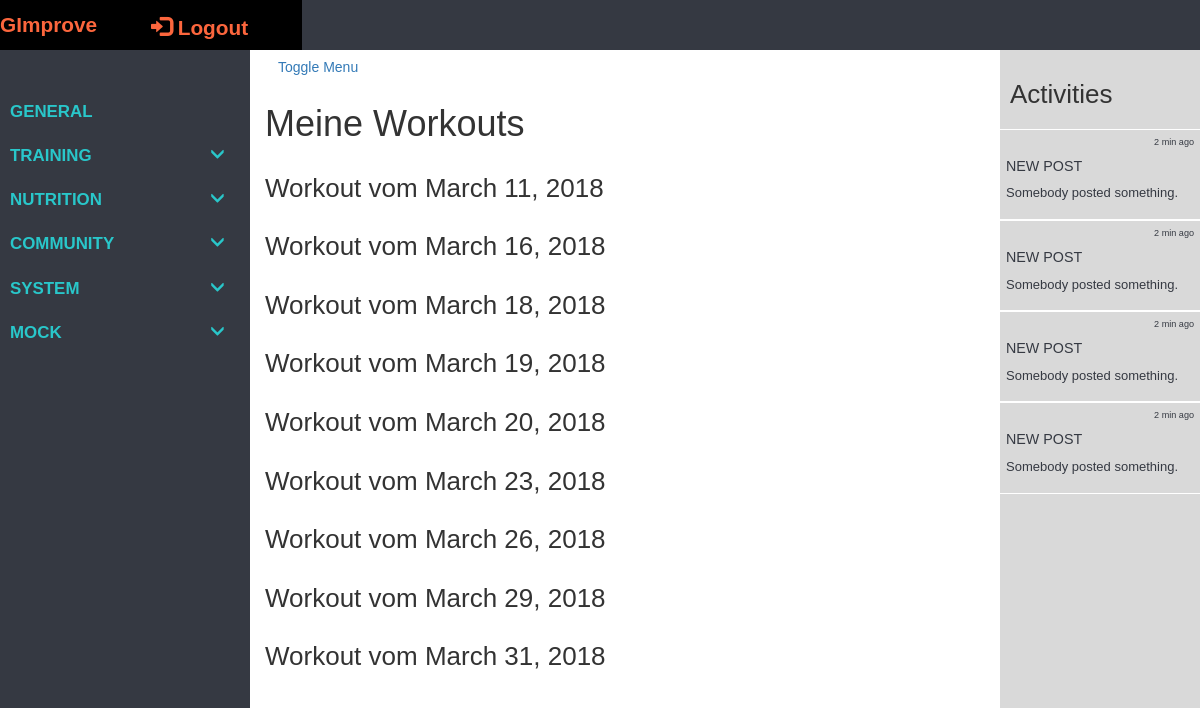
The app's page /tracker/training_units/1 (signed in), older data.
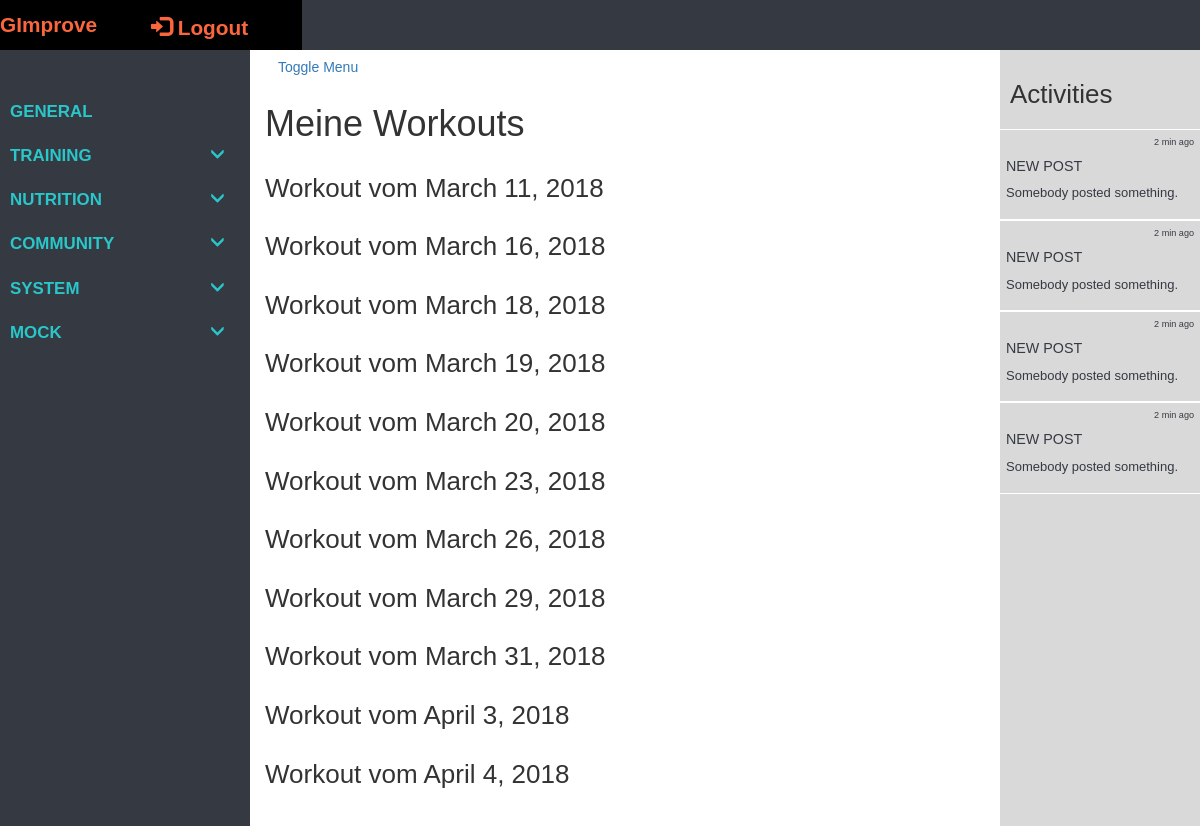
The same page, newer data.
### tracker/models/models.py (models this page shows, shortened)
class TrainUnit(models.Model, LoginRequiredMixin):
    login_url = '/login/'
    id = models.UUIDField(primary_key=True, default=uuid.uuid4)
    start_time_date = models.DateTimeField(null=False, blank=False)
    end_time_date = models.DateTimeField(null=False, blank=False)
    date = models.DateField(null=False, blank=False)
    user = models.ForeignKey(UserProfile, on_delete=models.CASCADE)

### tracker/views/views.py (the view)
# urls.py: url(r'^training_units/(?P<pk>\d+)$', views.TrainingUnitsList.as_view(), name='training_units'),
class TrainingUnitsList(LoginRequiredMixin, generic.ListView):
    model = TrainUnit
    context_object_name = 'training_units'
    template_name = 'tracker/User/training_units.html'
    def get_context_data(self, **kwargs):
        context = super().get_context_data(**kwargs)
        context['base_template'] = 'tracker/User/user_tracker_base.html'
        return context
    def get_queryset(self):
        return TrainUnit.objects.filter(user=self.request.user.userprofile)

### tracker/templates/tracker/User/training_units.html (shortened to what this page needs)
{% extends base_template %}
{% block extra_head %}
{% load static %}
{% endblock %}
{% block site_content %}
<div class="container background-col">
    <div class="row full-height">
        <div class="col-xs-12 col-sm-12 col-md-12 col-lg-12 padding-0">
            <div class="row row-eq-height">
                <h1>Meine Workouts</h1>
            </div>
        </div>
        <div class="col-xs-12 col-sm-12 col-md-12 col-lg-12">
            {% for train_unit in training_units %}
                <div class="row">
                    <h2>Workout vom {{ train_unit.date }}</h2>
                </div>
            {% endfor %}
        </div>
    </div>
</div>
{% endblock %}

Row changes from the older to the newer data that the page shows:
added TrainUnit: date "April 3, 2018"
added TrainUnit: date "April 4, 2018"
